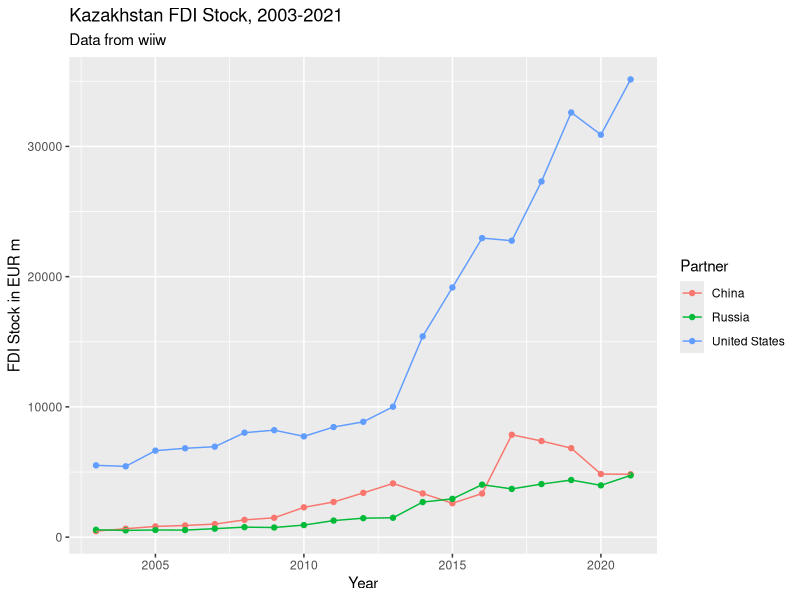
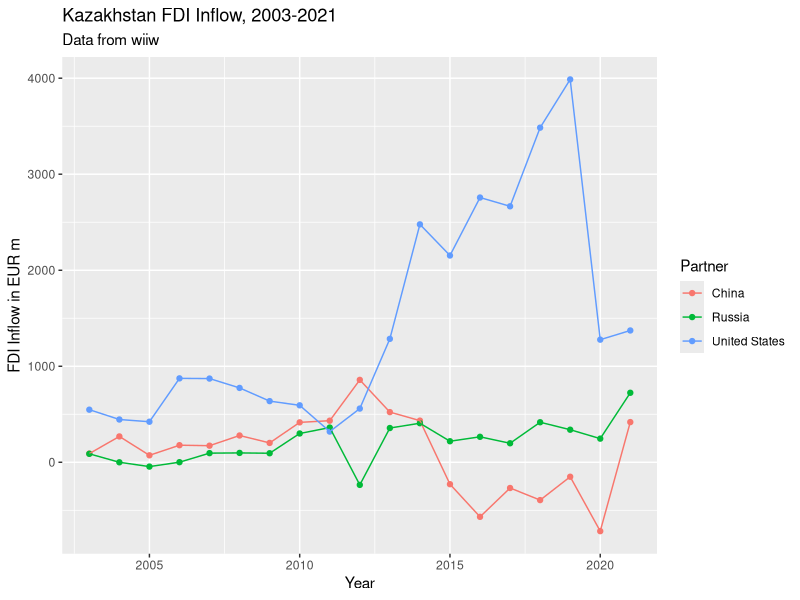

These figures' R source, in order:
## ---- chunk 1
knitr::opts_chunk$set(echo = FALSE)
library(tidyverse)
library(readr)
library(readxl)
## ---- chunk 2
industries <- read.csv("wiiw-fdi-database.csv")
partners <- read.csv("wiiw_partners.csv")
## ---- chunk 3
editeddata <- industries %>%
  filter(Unit == "EUR m")
## ---- chunk 4
editedpartners <- partners %>% 
  filter(Unit == "EUR m") %>%
  filter(Partner %in% c("China", "Russia", "United States")) %>%
  select(-c(Tree.Level.1, Country.Code, Country, Partner.Code, Unit, Footnotes, Sources)) %>%
  pivot_longer(!c(Direction, Partner), names_to = "Year", values_to = "Value")

editedpartners$Year <- gsub("X_", "", editedpartners$Year)
editedpartners$Year <- as.numeric(editedpartners$Year)
editedpartners$Value <- as.numeric(editedpartners$Value)
## ---- chunk 5
fdistock <- editedpartners %>%
  filter(Direction == "FDI inward stock")
fdiinflow <- editedpartners %>%
  filter(Direction == "FDI inflow")
## ---- chunk 6
ggplot(fdistock, aes(x = Year, y = Value, color = Partner)) +
  geom_point() +
  geom_line() +
  labs(title = "Kazakhstan FDI Stock, 2003-2021",
       subtitle = "Data from wiiw",
       y = "FDI Stock in EUR m",
       x = "Year")
## ---- chunk 7
ggplot(fdiinflow, aes(x = Year, y = Value, color = Partner)) +
  geom_point() +
  geom_line() +
  labs(title = "Kazakhstan FDI Inflow, 2003-2021",
       subtitle = "Data from wiiw",
       y = "FDI Inflow in EUR m",
       x = "Year")
